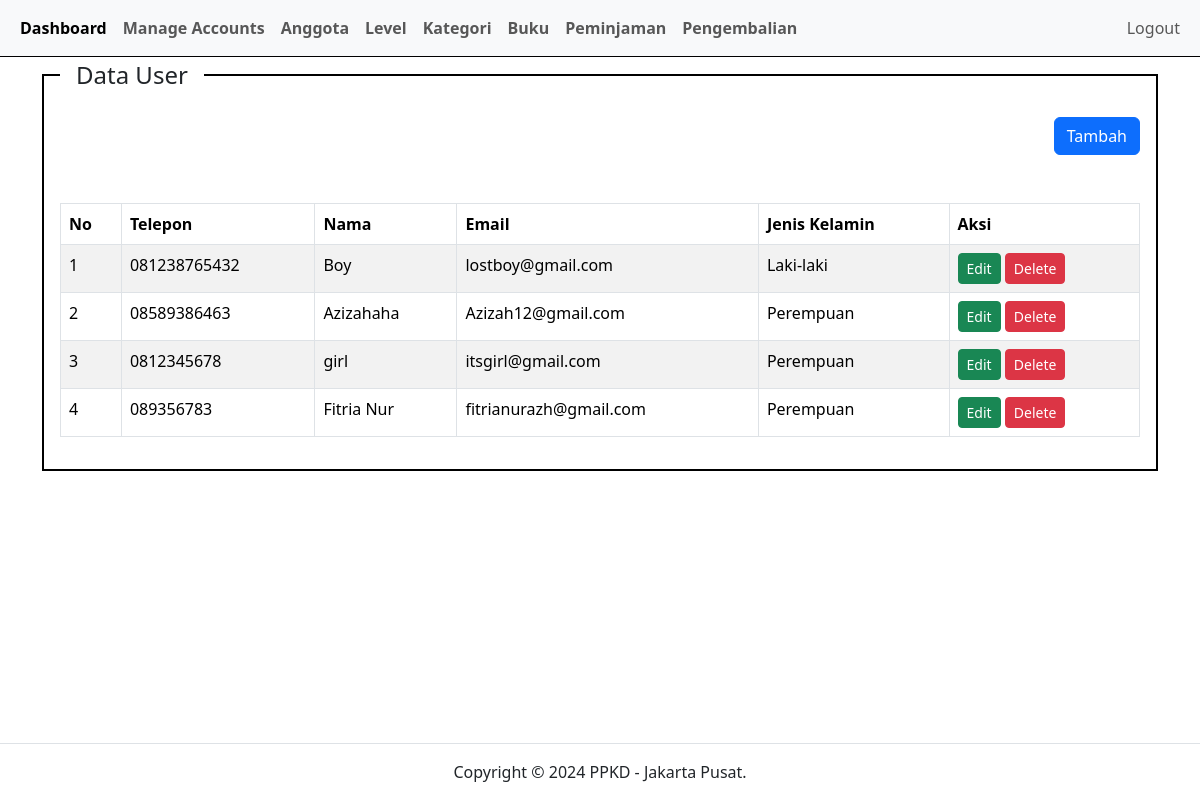
The app's page /index.php?pg=user (signed in) with its own data.
### tables this page shows
CREATE TABLE `user` (
  `id` int(11) NOT NULL,
  `nama` varchar(50) NOT NULL,
  `email` varchar(50) NOT NULL,
  `password` varchar(100) NOT NULL,
  `jenis_kelamin` varchar(10) NOT NULL,
  `telepon` varchar(16) NOT NULL
);

### content/user.php (the view)
<?php
$user = mysqli_query($koneksi, "SELECT * FROM user ORDER BY id DESC");
?>
<div class="container">
    <div class="row">
        <div class="col-sm-12">
            <fieldset class="border border-black border-2 p-3">
                <legend class="float-none w-auto px-3">Data User</legend>
                <div align="right">
                    <a href="?pg=tambah-user" class="btn btn-primary">Tambah</a>
                </div>
                <div class="table-responsive">
                    <table class="table table-bordered table-striped table-hover mt-5">
                        <thead>
                            <tr>
                                <th>No</th>
                                <th>Telepon</th>
                                <th>Nama</th>
                                <th>Email</th>
                                <th>Jenis Kelamin</th>
                                <th>Aksi</th>
                            </tr>
                        </thead>
                        <tbody>
                            <?php
                            $no = 1;
                            while($rowUser = mysqli_fetch_assoc($user)):
                            ?>
                            <tr>
                                <td><?php echo $no++ ?></td>
                                <td><?php echo $rowUser['telepon'] ?></td>
                                <td><?php echo $rowUser['nama'] ?></td>
                                <td><?php echo $rowUser['email'] ?></td>
                                <td><?php echo $rowUser['jenis_kelamin'] ?></td>
                                <td>
                                    <a id="edit-user" data-id="<?php echo $rowUser['id'] ?>" href="?pg=tambah-user&edit=<?php echo $rowUser['id']?>" class="btn btn-success btn-sm">Edit</a>
                                    <a href="?pg=tambah-user&delete=<?php echo $rowUser['id'] ?>" class="btn btn-danger btn-sm" onclick="return confirm('Apakah anda yakin ingin menghapus data ini?')">Delete</a>
                                </td>
                            </tr>
                            <?php endwhile ?>
                        </tbody>
                    </table>
                </div>
            </fieldset>
        </div>
    </div>
</div>

### index.php (shortened to what this page needs)
<!DOCTYPE html>
<html lang="en">
<head>
    <link rel="stylesheet" href="bootstrap-5.3.3/bootstrap-5.3.3/dist/css/bootstrap.min.css">
</head>
<body>
    <div class="wrapper">
        <?php include 'inc/navbar.php'; ?>
        <div class="content">
            <?php
            if (isset($_GET['pg'])) {
                if (file_exists('content/' . $_GET['pg'] . '.php')) {
                    include 'content/' . $_GET['pg'] . '.php';
                } else {
                    echo "<h1>Halaman Tidak Ditemukan</h1>";
                }
            } else {
                include 'content/dashboard.php';
            }
            ?>
        </div>
        <footer class="text-center border-top fixed-bottom p-3">Copyright &copy; 2024 PPKD - Jakarta Pusat.</footer>
    </div>
</body>
</html>

### inc/navbar.php (shortened to what this page needs)
<div class="menu border-bottom border-black">
    <nav class="navbar navbar-expand-lg bg-body-tertiary">
        <div class="container-fluid">
            <div class="collapse navbar-collapse" id="navbarSupportedContent">
                <ul class="navbar-nav me-auto mb-2 mb-lg-0 fw-bold">
                    <li class="nav-item">
                        <a class="nav-link active" aria-current="page" href="index.php">Dashboard</a>
                    </li>
                    <li class="nav-item">
                        <a class="nav-link" href="?pg=user">Manage Accounts</a>
                    </li>
                    <li class="nav-item">
                        <a class="nav-link" href="?pg=anggota">Anggota</a>
                    </li>
                    <li class="nav-item">
                        <a class="nav-link" href="?pg=level">Level</a>
                    </li>
                    <li class="nav-item">
                        <a class="nav-link" href="?pg=kategori">Kategori</a>
                    </li>
                    <li class="nav-item">
                        <a class="nav-link" href="?pg=buku">Buku</a>
                    </li>
                    <li class="nav-item">
                        <a class="nav-link" href="?pg=peminjaman">Peminjaman</a>
                    </li>
                    <li class="nav-item">
                        <a class="nav-link" href="?pg=pengembalian">Pengembalian</a>
                    </li>
                </ul>
                <ul class="navbar-nav ms-auto mb-2 mb-lg-0">
                    <li class="nav-item">
                        <a class="nav-link" href="keluar.php">Logout</a>
                    </li>
                </ul>
            </div>
        </div>
    </nav>
</div>

### records on screen
user: telepon "081238765432", nama "Boy", email "lostboy@gmail.com", jenis_kelamin "Laki-laki"
user: telepon "08589386463", nama "Azizahaha", email "Azizah12@gmail.com", jenis_kelamin "Perempuan"
user: telepon "0812345678", nama "girl", email "itsgirl@gmail.com", jenis_kelamin "Perempuan"
user: telepon "089356783", nama "Fitria Nur", email "fitrianurazh@gmail.com", jenis_kelamin "Perempuan"
